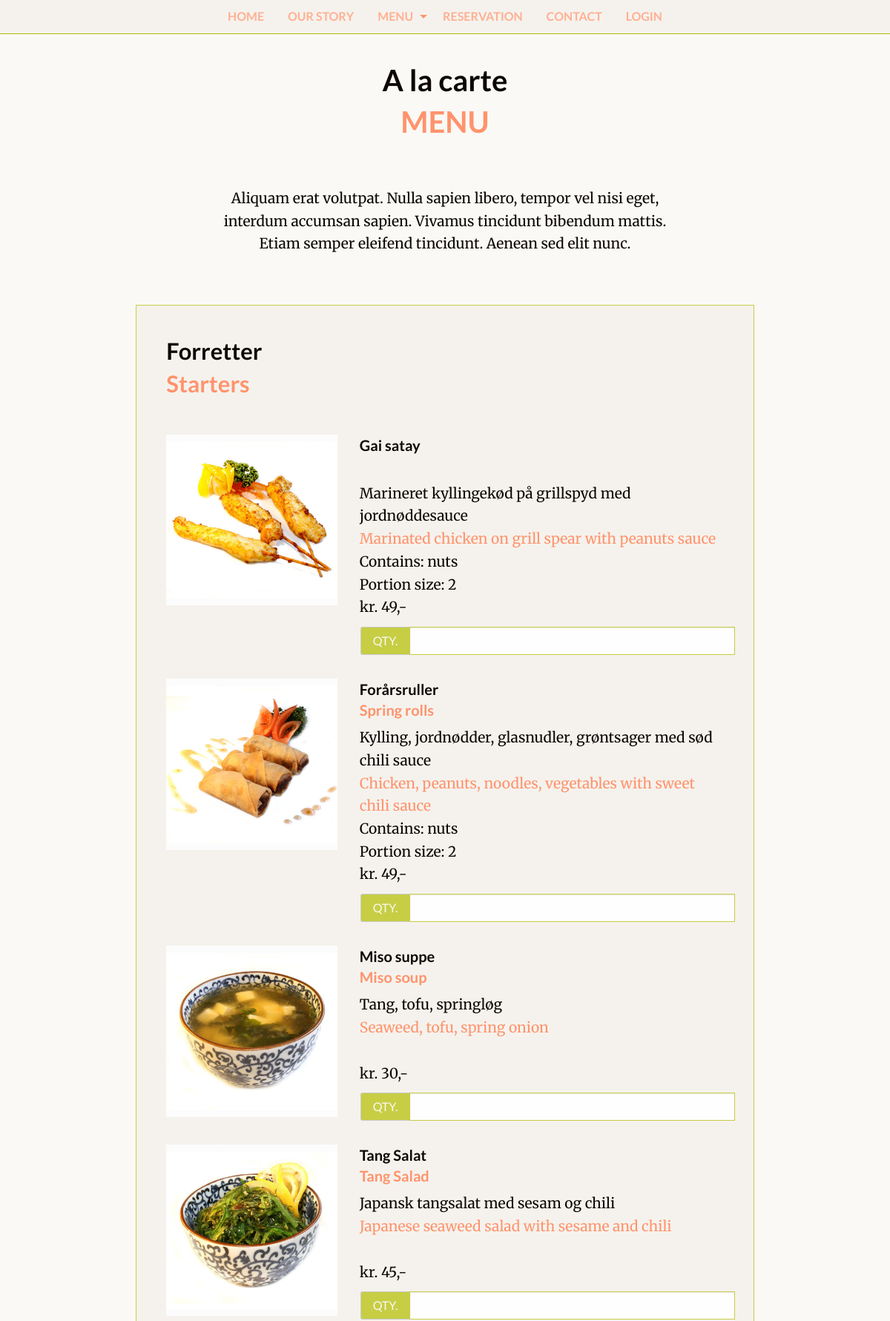
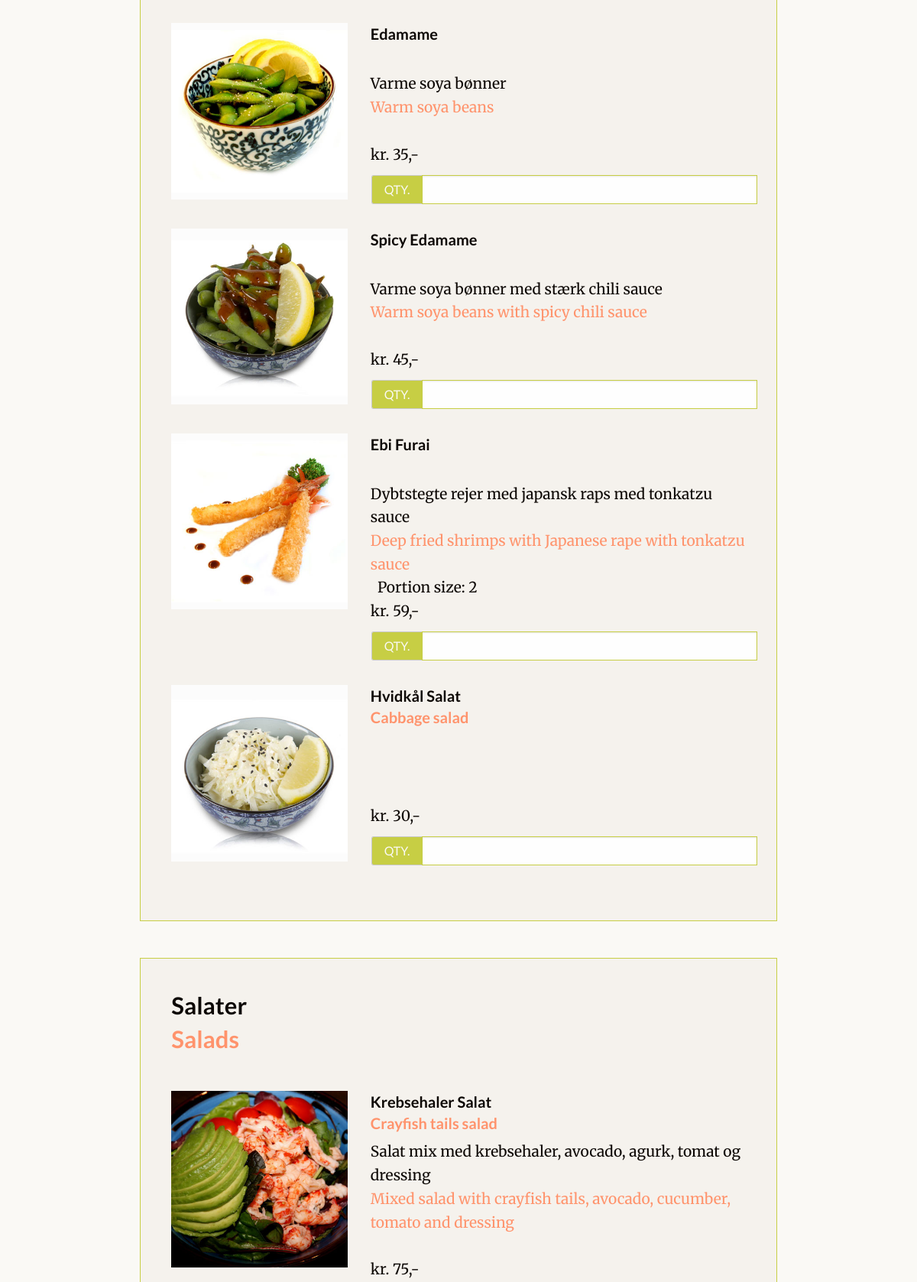
The page /a-la-carte.php (upper part) on the database its author committed (2 pictures, top to bottom).
### tables this page shows
CREATE TABLE `categories` (
  `id` int(11) NOT NULL DEFAULT '0',
  `name_dk` varchar(45) DEFAULT NULL,
  `name_en` varchar(45) DEFAULT NULL
);

CREATE TABLE `food_items` (
`id` int(11) NOT NULL,
  `name_dk` varchar(45) DEFAULT NULL,
  `name_en` varchar(45) DEFAULT NULL,
  `ingredients_dk` text,
  `ingredients_en` text,
  `price` double(5,2) DEFAULT NULL,
  `image` char(32) DEFAULT NULL,
  `quantity` tinyint(3) DEFAULT '0',
  `id_category` tinyint(4) NOT NULL,
  `in_stock` tinyint(1) NOT NULL DEFAULT '1'
);

CREATE TABLE `sensitivities` (
`id` int(11) NOT NULL,
  `name` varchar(45) DEFAULT NULL
);

### db.php (called while the page is built, shortened)
<?php
function getConnection(){
	$db = new PDO('mysql:host=localhost;dbname=sushi_norregade;charset=utf8', "root", "");
	$db->setAttribute(PDO::ATTR_ERRMODE, PDO::ERRMODE_EXCEPTION);
	return $db;
}
function getMenuItems($id_category){
	$db = getConnection();
	$stmt = $db->prepare("SELECT food_items.*, sensitivities.name as 'sensitivity_name' FROM food_items
							LEFT JOIN sensitivities_food ON food_items.id = sensitivities_food.id_food
							LEFT JOIN sensitivities ON sensitivities_food.id_sensitivity = sensitivities.id
							WHERE food_items.id_category = :id_category AND in_stock = 1");
	$stmt->bindValue(':id_category', $id_category, PDO::PARAM_INT);
	$stmt->execute();
	return $stmt->fetchAll(PDO::FETCH_ASSOC);
}
function getCategories(){
	$db = getConnection();
	$stmt = $db->prepare("SELECT id, name_en, name_dk FROM categories ORDER BY id");
	$stmt->execute();
	return $stmt->fetchAll(PDO::FETCH_ASSOC);
}
function isUserLoggedIn(){
	return !empty($_SESSION["user_id"]);
}

### a-la-carte.php (the view, shortened to what this page needs)
<?php
require_once("header.php");
$categories = getCategories();
$table_id = 1;
?>
<div id="div-allyoucaneat" class="rice-light">
    <div class="row align-center">
        <div class="small-12 medium-8 columns text-center">
            <h2>A la carte<br>
                <span class="salmon-text">MENU</span></h2>
            <p>Aliquam erat volutpat. Nulla sapien libero, tempor vel nisi eget, interdum accumsan sapien. Vivamus
                tincidunt bibendum mattis. Etiam semper eleifend tincidunt. Aenean sed elit nunc.</p>
        </div>
    </div>
    <?php
        foreach ($categories as $category) {
    ?>
        <div class="row align-center food-category">
            <div class="small-12 medium-10 columns food-category-wrapper">
                <div class="row">
                    <div class="columns">
                        <h3>
                            <span class="category-title"><?php echo $category["name_dk"] ?></span><br/>
                            <span class="category-title salmon-text">
                                <?php echo !empty($category["name_en"]) ? $category["name_en"] : "&nbsp;" ; ?>
                            </span>
                        </h3>
                    </div>
                </div>
                <?php
                    $menuItems = getMenuItems($category["id"]);
                    foreach ($menuItems as $menuItem) {
                ?>
                        <div class="row">
                            <div class="small-12 large-4 columns">
                                <img src="img/menu/<?php echo $menuItem["image"]; ?>" alt="<?php echo $menuItem["name_dk"]; ?>"/>
                            </div>
                            <div class="small-12 large-8 columns">
                                <div class="row">
                                    <div class="small-12 columns">
                                        <h5>
                                            <span class="dk-name nori-text"><?php echo $menuItem["name_dk"]; ?></span><br/>
                                            <span class="en-name">
                                                <?php echo !empty($menuItem["name_en"]) ? $menuItem["name_en"] : "&nbsp;" ; ?>
                                            </span>
                                        </h5>
                                        <p>
                                            <span class="dk-ingredients"><?php echo $menuItem["ingredients_dk"]; ?></span><br/>
                                            <span class="en-ingredients"><?php echo $menuItem["ingredients_en"]; ?></span><br/>
                                            <?php
                                                echo !empty($menuItem["sensitivity_name"]) ? "<span>Contains: "
                                                    .$menuItem["sensitivity_name"]."</span><br/>" : "&nbsp;";
                                            ?>
                                            <span>
                                            <?php
                                                echo !empty($menuItem["quantity"]) ? "Portion size: " . $menuItem["quantity"] : "&nbsp;";
                                            ?>
                                            </span><br/>
                                            <span>kr. <span class="price"><?php echo sprintf("%d", $menuItem["price"]); ?></span>,-</span>
                                        </p>
                                    </div>
                                </div>
                                <div class="row">
                                    <div class="input-group">
                                        <span class="input-group-label">QTY.</span>
                                        <input class="input-group-field menu-food-item-quantity"
                                            data-price="<?php echo $menuItem["price"]; ?>"
                                            data-nameen="<?php echo $menuItem["name_en"]; ?>"
                                            data-namedk="<?php echo $menuItem["name_dk"]; ?>"
                                            data-foodid="<?php echo $menuItem["id"]; ?>"
                                            data-tableid="<?php echo $table_id; ?>"
                                        type="number" min="0">
                                    </div>
                                </div>
                            </div>
                        </div>
                <?php
                    }
                ?>
            </div>
        </div>
    <?php
        }
    ?>
</div>
<?php
    require_once("footer.php");
?>

### header.php (shortened to what this page needs)
<?php
require_once("db.php");
?>
 <!doctype html>
<html class="no-js" lang="en" dir="ltr">
<head>
    <link rel="stylesheet" href="css/foundation.css">
    <link rel="stylesheet" href="css/app.css">
    <link rel="stylesheet" href="css/slick.css">
</head>
<body>
<div class="off-canvas-wrapper">
    <div class="off-canvas-wrapper-inner" data-off-canvas-wrapper>
        <div id="widemenu" class="top-bar" data-nav-status="toggle">
            <div class="row">
                <div class="columns">
                    <ul class="dropdown menu" data-dropdown-menu>
                        <li><a href="index.php">Home</a></li>
                        <li><a href="#">Our story</a></li>
                        <li class="has-submenu"><a href="#">Menu</a>
                        </li>
                        <li><a href="index.php#div-reservation">Reservation</a></li>
                        <li><a href="#">Contact</a></li>
                        <?php
                            if(isUserLoggedIn()){
                        ?>
                                <li><a href="logout.php">Logout</a></li>
                                <li class="has-submenu"><a href="#">Back office</a>
                                    <ul class="menu submenu vertical" data-submenu>
                                        <li><a href="kitchen_orders.php">Kitchen</a></li>
                                        <li><a href="list_reservations.php">Reservations</a></li>
                                        <li><a href="manage_stocks.php">Stock management</a></li>
                                        <li><a href="waiter-mode.php">Waiter mode</a></li>
                                    </ul>
                                </li>
                        <?php
                            }
                            else{
                        ?>
                                <li><a href="login.php">Login</a></li>
                        <?php
                            }
                        ?>
                    </ul>
                </div>
            </div>
        </div>
        <div class="off-canvas-content" data-off-canvas-content>

### footer.php (shortened to what this page needs)
        </div>
    </div>
</div>
</body>
</html>

### css/app.css (style rules this page uses)
body { font-family: 'Merriweather', serif; font-weight: 400; color:#0c0704; }
p { font-size:1.2rem; line-height:1.92rem; margin-bottom:1.2rem; }
h1, h2, h3, h4, h5, button, .phone-button { font-family: 'Lato', sans-serif; font-weight:700; }
h2, h3, h4 { margin-bottom:1.5em; }
h5 { color: #ff936c; }
a, a:focus { color: #ffb092; text-decoration: none; font-weight:700; outline:none; }
#div-welcome, #div-quote, #div-dishes, #div-why, #div-review, #div-tripadvisor, #div-contact, #div-reservation, #div-login, #div-registration, #div-select, #div-backoffice, #div-allyoucaneat, #div-kitchen, #div-waiter-mode, #div-stock { padding-top:5rem; padding-bottom:5rem; background:#faf9f5; }
#widemenu { background:#f5f2ed; opacity:0.99; border-bottom:1px solid #b5be03; position:fixed; z-index:100; width:100%; padding:0.2rem; }
.top-bar, .top-bar ul { background: none; padding:0; }
#widemenu a, .menu.vertical > li > a { font-family: 'Lato', sans-serif; text-transform: uppercase; }
.dropdown.menu > li.is-dropdown-submenu-parent > a::after { border-color:#ff936c transparent transparent; }
[type='text'], [type='password'], [type='date'], [type='email'], [type='number'], [type='tel'], [type='time'], textarea { border-radius:0; border-color:#c7ce44; }
.button,.input-group-label { font-family: 'Lato', sans-serif; text-transform: uppercase; background:#c7ce44; color:#faf9f5; border-radius: 0; }
.log-in-form, .reservation-form, .registration-form, .selection-wrapper, .food-category-wrapper { border: 1px solid #c7ce44; padding: 2.5rem !important; margin-top:3rem; background:#f5f2ed; }
.en-ingredients { color:#ff936c; }
.input-group { margin-left: 1rem; margin-top: -0.5rem; margin-bottom: 2rem; }
.salmon-text { color:#ff936c; }
.nori-text { color:#0c0704; }
.rice-light { background:#faf9f5; color:#0c0704; }

### rows shown on the page
categories: name_dk "Forretter", name_en "Starters"
food_items: image (picture), name_dk "Gai satay", ingredients_dk "Marineret kyllingekød på grillspyd med jordnøddesauce", ingredients_en "Marinated chicken on grill spear with peanuts sauce", sensitivities.name "nuts", quantity "2", price "49"
food_items: image (picture), name_dk "Forårsruller", name_en "Spring rolls", ingredients_dk "Kylling, jordnødder, glasnudler, grøntsager med sød chili sauce", ingredients_en "Chicken, peanuts, noodles, vegetables with sweet chili sauce", sensitivities.name "nuts", quantity "2", price "49"
food_items: image (picture), name_dk "Miso suppe", name_en "Miso soup", ingredients_dk "Tang, tofu, springløg", ingredients_en "Seaweed, tofu, spring onion", price "30"
food_items: image (picture), name_dk "Tang Salat", name_en "Tang Salad", ingredients_dk "Japansk tangsalat med sesam og chili", ingredients_en "Japanese seaweed salad with sesame and chili", price "45"
food_items: image (picture), name_dk "Edamame", ingredients_dk "Varme soya bønner", ingredients_en "Warm soya beans", price "35"
food_items: image (picture), name_dk "Spicy Edamame", ingredients_dk "Varme soya bønner med stærk chili sauce", ingredients_en "Warm soya beans with spicy chili sauce", price "45"
food_items: image (picture), name_dk "Ebi Furai", ingredients_dk "Dybtstegte rejer med japansk raps med tonkatzu sauce", ingredients_en "Deep fried shrimps with Japanese rape with tonkatzu sauce", quantity "2", price "59"
food_items: image (picture), name_dk "Hvidkål Salat", name_en "Cabbage salad", price "30"
categories: name_dk "Salater", name_en "Salads"
food_items: image (picture), name_dk "Krebsehaler Salat", name_en "Crayfish tails salad", ingredients_dk "Salat mix med krebsehaler, avocado, agurk, tomat og dressing", ingredients_en "Mixed salad with crayfish tails, avocado, cucumber, tomato and dressing", price "75"
